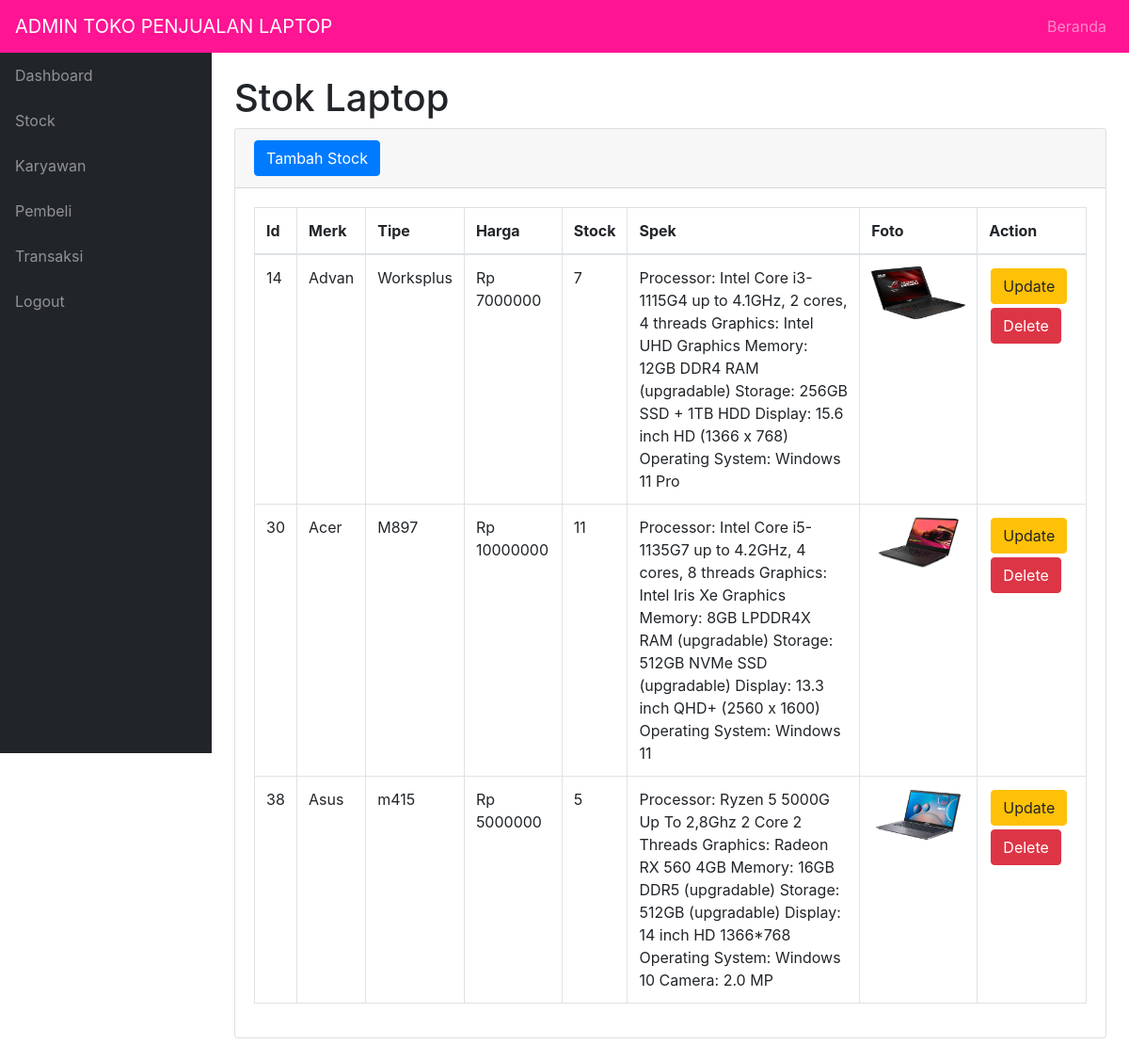
The app's page /stok.php with its own data.
### tables this page shows
CREATE TABLE `laptop` (
  `id_laptop` int(11) NOT NULL,
  `merk` varchar(20) DEFAULT NULL,
  `tipe` varchar(20) DEFAULT NULL,
  `harga_laptop` int(11) DEFAULT NULL,
  `stock_laptop` int(11) DEFAULT NULL,
  `spesifikasi` varchar(256) DEFAULT NULL,
  `foto` varchar(500) DEFAULT NULL
);

### stok.php (the view, shortened to what this page needs)
<?php
require 'function.php';
?>
<!DOCTYPE html>
<html lang="en">
<head>
    <link href="css/styles.css" rel="stylesheet" />
    <link href="https://cdn.datatables.net/1.10.20/css/dataTables.bootstrap4.min.css" rel="stylesheet" />
</head>
<body class="sb-nav-fixed">
    <nav class="sb-topnav navbar navbar-expand navbar-dark bg-dark">
        <a class="navbar-brand" >ADMIN TOKO PENJUALAN LAPTOP</a>
        <ul class="navbar-nav ml-auto">
            <li class="nav-item">
                <a class="nav-link" href="index.php">Beranda</a>
            </li>
        </ul>
    </nav>
    <div id="layoutSidenav">
        <div id="layoutSidenav_nav">
            <nav class="sb-sidenav accordion sb-sidenav-dark" id="sidenavAccordion">
                <div class="sb-sidenav-menu">
                    <div class="nav">
                        <a class="nav-link" href="dashboard.php">Dashboard</a>
                        <a class="nav-link" href="stok.php">Stock</a>
                        <a class="nav-link" href="pegawai.php">Karyawan</a>
                        <a class="nav-link" href="pembeli.php">Pembeli</a>
                        <a class="nav-link" href="transaksi.php">Transaksi</a>
                        <a class="nav-link" href="logout.php">Logout</a>
                    </div>
                </div>
            </nav>
        </div>
        <div id="layoutSidenav_content">
            <main>
                <div class="container-fluid">
                    <h1 class="mt-4">Stok Laptop</h1>
                     <div class="card mb-4">
                        <div class="card-header">
                    <button type="button" class="btn btn-primary" data-toggle="modal" data-target="#hpmodal">Tambah Stock</button>
                    </div>
                    <div class="card-body">
                        <div class="table-responsive">
                            <table class="table table-bordered" id="dataTable" width="100%" cellspacing="0">
                                <thead>
                                    <tr>
                                        <th>Id</th>
                                        <th>Merk</th>
                                        <th>Tipe</th>
                                        <th>Harga</th>
                                        <th>Stock</th>
                                        <th>Spek</th>
                                        <th>Foto</th>
                                        <th>Action</th>
                                    </tr>
                                </thead>
                                <tbody>
                                    <?php
                                    $viewhandphone = mysqli_query($conn, "SELECT * FROM `laptop`");
                                    while ($data = mysqli_fetch_array($viewhandphone)) {
                                        $id_laptop = $data['id_laptop'];
                                        $merk = $data['merk'];
                                        $tipe = $data['tipe'];
                                        $harga = $data['harga_laptop'];
                                        $stock = $data['stock_laptop'];
                                        $spek = $data['spesifikasi'];
                                        $foto = $data['foto'];
                                    ?>
                                        <tr>
                                            <td><?= $id_laptop; ?></td>
                                            <td><?= $merk; ?></td>
                                            <td><?= $tipe; ?></td>
                                            <td><?= "Rp " . $harga; ?></td>
                                            <td><?= $stock ?></td>
                                            <td><?= $spek; ?></td>
                                            <td><img src="uploads/<?= $foto; ?>" alt="Foto <?= $merk; ?>" width="100"></td>
                                            <td>
                                                <button style="margin: 2px;" type="button" class="btn btn-warning" data-toggle="modal" data-target="#modalupdate<?= $id_laptop; ?>">Update</button>
                                                <button style="margin: 2px;" type="button" class="btn btn-danger" data-toggle="modal" data-target="#modaldelete<?= $id_laptop; ?>">Delete</button>
                                            </td>
                                        </tr>
                                    <?php
                                    }
                                    ?>
                                </tbody>
                            </table>
                        </div>
                    </div>
                </div>
            </main>
        </div>
    </div>
</body>
</html>

### records on screen
laptop: id_laptop "14", merk "Advan", tipe "Worksplus", harga_laptop "7000000", stock_laptop "7", spesifikasi "Processor: Intel Core i3-1115G4 up to 4.1GHz, 2 cores, 4 threads Graphics: Intel UHD Graphics Memory: 12GB DDR4 RAM (upgradable) Storage: 256GB SSD + 1TB HDD Display: 15.6 inch HD (1366 x 768) Operating System: Windows 11 Pro", foto (picture)
laptop: id_laptop "30", merk "Acer", tipe "M897", harga_laptop "10000000", stock_laptop "11", spesifikasi "Processor: Intel Core i5-1135G7 up to 4.2GHz, 4 cores, 8 threads Graphics: Intel Iris Xe Graphics Memory: 8GB LPDDR4X RAM (upgradable) Storage: 512GB NVMe SSD (upgradable) Display: 13.3 inch QHD+ (2560 x 1600) Operating System: Windows 11", foto (picture)
laptop: id_laptop "38", merk "Asus", tipe "m415", harga_laptop "5000000", stock_laptop "5", spesifikasi "Processor: Ryzen 5 5000G Up To 2,8Ghz 2 Core 2 Threads Graphics: Radeon RX 560 4GB Memory: 16GB DDR5 (upgradable) Storage: 512GB (upgradable) Display: 14 inch HD 1366*768 Operating System: Windows 10 Camera: 2.0 MP", foto (picture)
